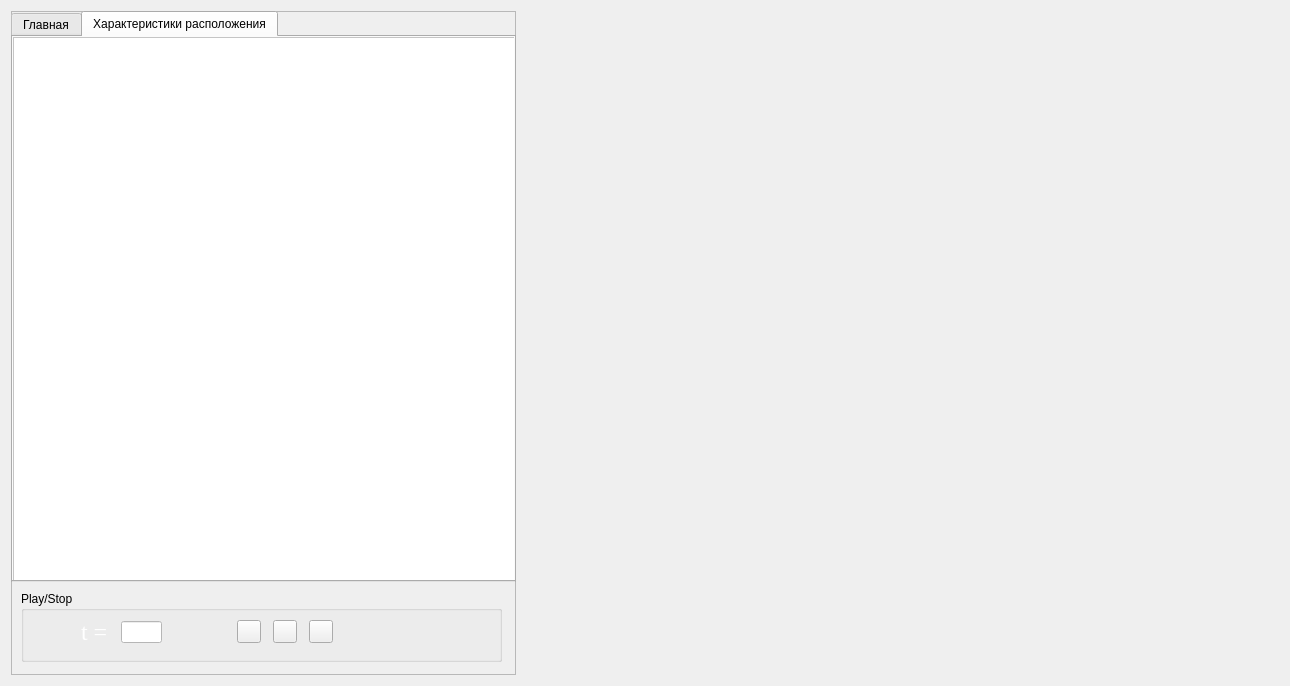
<?xml version="1.0" encoding="UTF-8"?>
<ui version="4.0">
 <class>Widget</class>
 <widget class="QWidget" name="Widget">
  <property name="geometry">
   <rect>
    <x>0</x>
    <y>0</y>
    <width>1290</width>
    <height>686</height>
   </rect>
  </property>
  <property name="windowTitle">
   <string>widget</string>
  </property>
  <property name="styleSheet">
   <string notr="true"/>
  </property>
  <layout class="QGridLayout" name="gridLayout_2">
   <item row="0" column="1">
    <layout class="QGridLayout" name="gridLayout">
     <item row="0" column="0">
      <layout class="QHBoxLayout" name="horizontalLayout_2">
       <item>
        <widget class="QCustomPlot" name="graph1" native="true"/>
       </item>
       <item>
        <widget class="QCustomPlot" name="graph2" native="true"/>
       </item>
      </layout>
     </item>
     <item row="1" column="0">
      <layout class="QHBoxLayout" name="horizontalLayout_3">
       <item>
        <widget class="QCustomPlot" name="graph3" native="true"/>
       </item>
       <item>
        <widget class="QCustomPlot" name="graph4" native="true"/>
       </item>
      </layout>
     </item>
    </layout>
   </item>
   <item row="0" column="0">
    <widget class="QFrame" name="leftBar">
     <property name="minimumSize">
      <size>
       <width>505</width>
       <height>0</height>
      </size>
     </property>
     <property name="maximumSize">
      <size>
       <width>505</width>
       <height>16777215</height>
      </size>
     </property>
     <property name="styleSheet">
      <string notr="true">background: rgb(52, 52, 52);

QTabWidget {
	background-color: rgb(52, 52, 52);
	border: 0;
}</string>
     </property>
     <property name="frameShape">
      <enum>QFrame::StyledPanel</enum>
     </property>
     <property name="frameShadow">
      <enum>QFrame::Raised</enum>
     </property>
     <widget class="QTabWidget" name="tabWidget">
      <property name="geometry">
       <rect>
        <x>0</x>
        <y>0</y>
        <width>505</width>
        <height>571</height>
       </rect>
      </property>
      <property name="minimumSize">
       <size>
        <width>505</width>
        <height>571</height>
       </size>
      </property>
      <property name="maximumSize">
       <size>
        <width>505</width>
        <height>10000</height>
       </size>
      </property>
      <property name="styleSheet">
       <string notr="true">
QTabWidget::pane {
	color: rgb(52, 52, 52);
 };

QTabWidget {
	background: rgb(52, 52, 52);
}

QPushButton {
	bacground: rgb(255, 255, 255);
};

QLineEdit {
	background-color: rgb(255,255,255);
};</string>
      </property>
      <property name="currentIndex">
       <number>1</number>
      </property>
      <widget class="QWidget" name="mainTab">
       <attribute name="title">
        <string>Главная</string>
       </attribute>
       <widget class="QGroupBox" name="readFileGroup">
        <property name="geometry">
         <rect>
          <x>10</x>
          <y>10</y>
          <width>481</width>
          <height>131</height>
         </rect>
        </property>
        <property name="styleSheet">
         <string notr="true">QGroupBox::title {
     subcontrol-origin: margin;
     padding: 0 3px;
	 color:rgb(255, 255, 255)
 }


</string>
        </property>
        <property name="title">
         <string>Ввод данных</string>
        </property>
        <widget class="QLineEdit" name="statusReadingData">
         <property name="geometry">
          <rect>
           <x>40</x>
           <y>70</y>
           <width>401</width>
           <height>28</height>
          </rect>
         </property>
         <property name="styleSheet">
          <string notr="true">
	background-color: rgb(255,255,255);</string>
         </property>
        </widget>
        <widget class="QWidget" name="layoutWidget">
         <property name="geometry">
          <rect>
           <x>40</x>
           <y>30</y>
           <width>401</width>
           <height>31</height>
          </rect>
         </property>
         <layout class="QHBoxLayout" name="horizontalLayout_4">
          <item>
           <widget class="QPushButton" name="readFileButton">
            <property name="styleSheet">
             <string notr="true">background-color: rgb(255,255,255);</string>
            </property>
            <property name="text">
             <string>Выбрать файл</string>
            </property>
           </widget>
          </item>
          <item>
           <widget class="QPushButton" name="setInputButton">
            <property name="styleSheet">
             <string notr="true">background-color: rgb(255,255,255);</string>
            </property>
            <property name="text">
             <string>Ввести</string>
            </property>
           </widget>
          </item>
         </layout>
        </widget>
       </widget>
       <widget class="QGroupBox" name="groupBox">
        <property name="geometry">
         <rect>
          <x>10</x>
          <y>340</y>
          <width>481</width>
          <height>191</height>
         </rect>
        </property>
        <property name="styleSheet">
         <string notr="true">QGroupBox::title {
     subcontrol-origin: margin;
     padding: 0 3px;
	 color:rgb(255, 255, 255)
 }


</string>
        </property>
        <property name="title">
         <string>Данные</string>
        </property>
        <layout class="QGridLayout" name="gridLayout_3">
         <item row="2" column="0">
          <widget class="QLabel" name="yLabel">
           <property name="styleSheet">
            <string notr="true">color: rgb(255, 255, 255)</string>
           </property>
           <property name="text">
            <string>Y:</string>
           </property>
          </widget>
         </item>
         <item row="0" column="0">
          <widget class="QLabel" name="timeLabel">
           <property name="styleSheet">
            <string notr="true">color: rgb(255, 255, 255)</string>
           </property>
           <property name="text">
            <string>T:</string>
           </property>
          </widget>
         </item>
         <item row="3" column="0">
          <widget class="QLabel" name="zLabel">
           <property name="styleSheet">
            <string notr="true">color: rgb(255, 255, 255)</string>
           </property>
           <property name="text">
            <string>Z:</string>
           </property>
          </widget>
         </item>
         <item row="4" column="0">
          <widget class="QLabel" name="vLabel">
           <property name="styleSheet">
            <string notr="true">color: rgb(255, 255, 255)</string>
           </property>
           <property name="text">
            <string>V:</string>
           </property>
          </widget>
         </item>
         <item row="1" column="0">
          <widget class="QLabel" name="xLabel">
           <property name="styleSheet">
            <string notr="true">color: rgb(255, 255, 255)</string>
           </property>
           <property name="text">
            <string>X:</string>
           </property>
          </widget>
         </item>
         <item row="5" column="0">
          <widget class="QLabel" name="ksiLabel">
           <property name="styleSheet">
            <string notr="true">color: rgb(255, 255, 255)</string>
           </property>
           <property name="text">
            <string>PSI:</string>
           </property>
          </widget>
         </item>
        </layout>
       </widget>
       <widget class="QGroupBox" name="graphOptionsGroup">
        <property name="geometry">
         <rect>
          <x>10</x>
          <y>150</y>
          <width>481</width>
          <height>181</height>
         </rect>
        </property>
        <property name="styleSheet">
         <string notr="true">QGroupBox::title {
     subcontrol-origin: margin;
     padding: 0 3px;
	 color:rgb(255, 255, 255)
 }


</string>
        </property>
        <property name="title">
         <string>Настройки отображения</string>
        </property>
        <widget class="QPushButton" name="PlotGraphsButton">
         <property name="geometry">
          <rect>
           <x>120</x>
           <y>120</y>
           <width>251</width>
           <height>28</height>
          </rect>
         </property>
         <property name="styleSheet">
          <string notr="true">
float: right;
margin-right:5px;
border-radius: 5px;
-moz-border-radius: 5px;
-webkit-border-radius: 5px;
padding: 5px 9px;
font-size: 1.2em;
color: rgb(255, 255, 255);
background-color: rgb(207, 26, 68);
text-shadow: #454545 0 0 2px;
border-botton: 4px solid rgba(217, 91, 72, 1);
</string>
         </property>
         <property name="text">
          <string>Построить</string>
         </property>
        </widget>
        <widget class="QCheckBox" name="graph1Enable">
         <property name="geometry">
          <rect>
           <x>20</x>
           <y>30</y>
           <width>181</width>
           <height>20</height>
          </rect>
         </property>
         <property name="styleSheet">
          <string notr="true">QCheckBox {
	color: rgb(255, 255, 255);
}</string>
         </property>
         <property name="text">
          <string>Горизонтальная плоскость</string>
         </property>
        </widget>
        <widget class="QCheckBox" name="graph2Enable">
         <property name="geometry">
          <rect>
           <x>290</x>
           <y>30</y>
           <width>181</width>
           <height>20</height>
          </rect>
         </property>
         <property name="styleSheet">
          <string notr="true">QCheckBox {
	color: rgb(255, 255, 255);
}
</string>
         </property>
         <property name="text">
          <string>Набор высоты</string>
         </property>
        </widget>
        <widget class="QCheckBox" name="graph4Enable">
         <property name="geometry">
          <rect>
           <x>290</x>
           <y>60</y>
           <width>81</width>
           <height>20</height>
          </rect>
         </property>
         <property name="styleSheet">
          <string notr="true">QCheckBox {
	color: rgb(255, 255, 255);
}</string>
         </property>
         <property name="text">
          <string>Курс</string>
         </property>
        </widget>
        <widget class="QCheckBox" name="graph3Enable">
         <property name="geometry">
          <rect>
           <x>20</x>
           <y>60</y>
           <width>181</width>
           <height>20</height>
          </rect>
         </property>
         <property name="styleSheet">
          <string notr="true">QCheckBox {
	color: rgb(255, 255, 255);
}</string>
         </property>
         <property name="text">
          <string>Вертикальная плоскость</string>
         </property>
        </widget>
       </widget>
      </widget>
      <widget class="QWidget" name="CharacterTab">
       <attribute name="title">
        <string>Характеристики расположения</string>
       </attribute>
       <widget class="QTableView" name="parametersTable">
        <property name="geometry">
         <rect>
          <x>0</x>
          <y>0</y>
          <width>511</width>
          <height>691</height>
         </rect>
        </property>
        <property name="minimumSize">
         <size>
          <width>511</width>
          <height>691</height>
         </size>
        </property>
        <property name="maximumSize">
         <size>
          <width>16777215</width>
          <height>500</height>
         </size>
        </property>
        <property name="styleSheet">
         <string notr="true">background: rgb(255, 255, 255);
</string>
        </property>
       </widget>
      </widget>
     </widget>
     <widget class="QGroupBox" name="playStopGroup">
      <property name="geometry">
       <rect>
        <x>10</x>
        <y>580</y>
        <width>481</width>
        <height>71</height>
       </rect>
      </property>
      <property name="minimumSize">
       <size>
        <width>481</width>
        <height>71</height>
       </size>
      </property>
      <property name="maximumSize">
       <size>
        <width>481</width>
        <height>71</height>
       </size>
      </property>
      <property name="styleSheet">
       <string notr="true">background: rgb(52, 52, 52);
color: rgb(255, 255, 255);

QGroupBox::title {
     subcontrol-origin: margin;
     padding: 0 3px;
	 color:rgb(255, 255, 255)
 }


</string>
      </property>
      <property name="title">
       <string>Play/Stop</string>
      </property>
      <widget class="QWidget" name="layoutWidget">
       <property name="geometry">
        <rect>
         <x>210</x>
         <y>20</y>
         <width>111</width>
         <height>41</height>
        </rect>
       </property>
       <layout class="QHBoxLayout" name="horizontalLayout">
        <item>
         <widget class="QToolButton" name="leftStepButton">
          <property name="styleSheet">
           <string notr="true">QToolButton { 
           image: url(:/resource/resource/img/left-step.png);
           icon-size: 24px;
           border: none;
};</string>
          </property>
          <property name="text">
           <string/>
          </property>
         </widget>
        </item>
        <item>
         <widget class="QToolButton" name="playButton">
          <property name="styleSheet">
           <string notr="true">QToolButton { 
           image: url(:/resource/resource/img/play.png);
           icon-size: 24px;
           border: none;
};</string>
          </property>
          <property name="text">
           <string/>
          </property>
         </widget>
        </item>
        <item>
         <widget class="QToolButton" name="rightStepButton">
          <property name="styleSheet">
           <string notr="true">QToolButton { 
           image: url(:/resource/resource/img/right-step.png);
           icon-size: 24px;
           border: none;
};</string>
          </property>
          <property name="text">
           <string/>
          </property>
         </widget>
        </item>
       </layout>
      </widget>
      <widget class="QLabel" name="showTimLabel">
       <property name="geometry">
        <rect>
         <x>60</x>
         <y>30</y>
         <width>41</width>
         <height>21</height>
        </rect>
       </property>
       <property name="font">
        <font>
         <family>Times New Roman</family>
         <pointsize>18</pointsize>
        </font>
       </property>
       <property name="styleSheet">
        <string notr="true">QLabel {
	color:rgb(255, 255, 255)
}</string>
       </property>
       <property name="text">
        <string>t =</string>
       </property>
      </widget>
      <widget class="QLineEdit" name="showTime">
       <property name="geometry">
        <rect>
         <x>100</x>
         <y>30</y>
         <width>41</width>
         <height>22</height>
        </rect>
       </property>
       <property name="styleSheet">
        <string notr="true">background-color: rgb(255, 255, 255);
color: rgb(0, 0, 0)</string>
       </property>
       <property name="text">
        <string/>
       </property>
      </widget>
     </widget>
    </widget>
   </item>
  </layout>
 </widget>
 <customwidgets>
  <customwidget>
   <class>QCustomPlot</class>
   <extends>QWidget</extends>
   <header>qcustomplot.h</header>
   <container>1</container>
  </customwidget>
 </customwidgets>
 <resources/>
 <connections/>
</ui>
